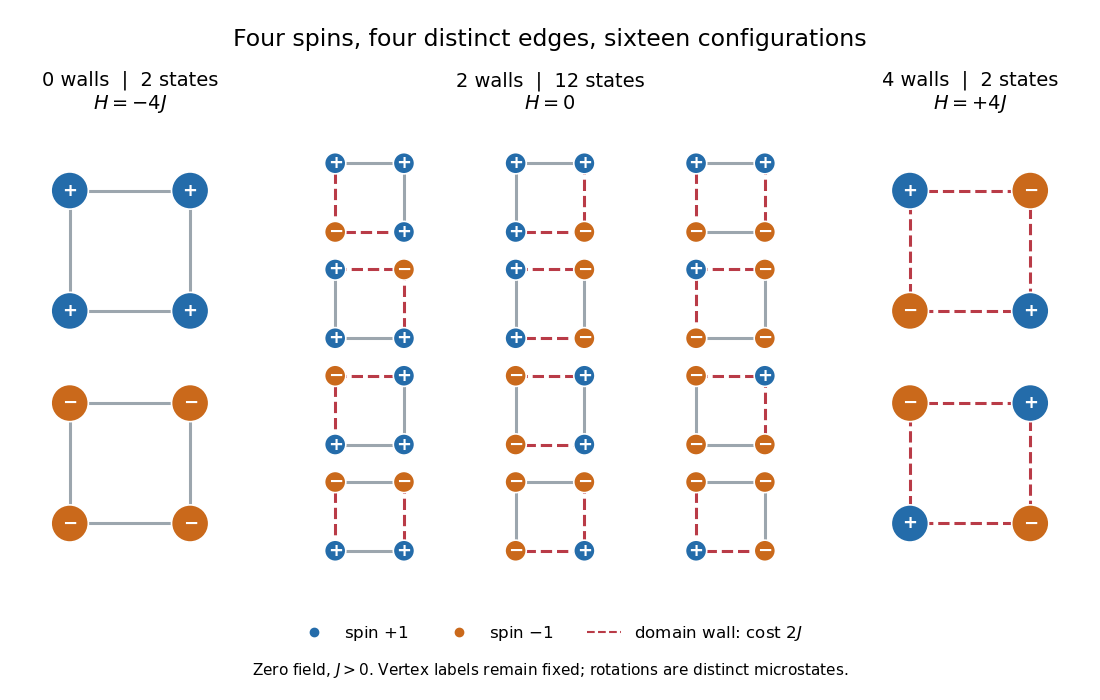

The Python source for this figure:
"""Enumerate the sixteen states of a four-edge classical Ising ring.

Tested with Python 3.14, matplotlib 3.10.7 and numpy 2.3.5.
Run from _media; the opaque PNG is written to the current directory.
"""

from itertools import product
from pathlib import Path

import matplotlib.pyplot as plt
from matplotlib.lines import Line2D
from matplotlib.patches import Circle
import numpy as np


def main():
    plt.rcParams.update({"font.size": 12, "figure.facecolor": "white"})
    states = {d: [] for d in (0, 2, 4)}
    for spins in product((1, -1), repeat=4):
        walls = sum(spins[i] != spins[(i + 1) % 4] for i in range(4))
        states[walls].append(spins)
    assert [len(states[d]) for d in (0, 2, 4)] == [2, 12, 2]

    fig = plt.figure(figsize=(11, 7), dpi=100, facecolor="white")
    fig.suptitle("Four spins, four distinct edges, sixteen configurations", y=0.96, fontsize=17)
    columns = fig.add_gridspec(1, 3, width_ratios=(1.1, 3.2, 1.1),
                              left=0.03, right=0.97, top=0.82, bottom=0.16, wspace=0.13)
    points = np.array([[-0.55, 0.55], [0.55, 0.55], [0.55, -0.55], [-0.55, -0.55]])
    for col, walls in enumerate((0, 2, 4)):
        panel = fig.add_subplot(columns[col])
        panel.axis("off")
        panel.set_title(f"{walls} walls  |  {len(states[walls])} states\n"
                        + {0: r"$H=-4J$", 2: r"$H=0$", 4: r"$H=+4J$"}[walls],
                        fontsize=14, pad=12)
        rows, cols = (4, 3) if walls == 2 else (2, 1)
        for n, spins in enumerate(states[walls]):
            row, smallcol = divmod(n, cols)
            height = 0.92 / rows
            width = 0.96 / cols
            y = 0.04 + (rows - row - 1) * height
            ax = panel.inset_axes([0.02 + smallcol * width, y, width, height])
            ax.set(xlim=(-0.85, 0.85), ylim=(-0.85, 0.85), aspect="equal")
            ax.axis("off")
            for i in range(4):
                j = (i + 1) % 4
                broken = spins[i] != spins[j]
                ax.plot(points[[i, j], 0], points[[i, j], 1],
                        color="#b93b47" if broken else "#9ca6ae",
                        linestyle="--" if broken else "-", linewidth=2.2, zorder=1)
            for (x, y), spin in zip(points, spins):
                ax.add_patch(Circle((x, y), 0.17,
                                   facecolor="#246caa" if spin == 1 else "#ca691b",
                                   edgecolor="white", linewidth=1.2, zorder=2))
                ax.text(x, y, "+" if spin == 1 else "−", color="white",
                        ha="center", va="center", fontsize=13, weight="bold", zorder=3)
    handles = [Line2D([], [], marker="o", linestyle="", color="#246caa", label=r"spin $+1$"),
               Line2D([], [], marker="o", linestyle="", color="#ca691b", label=r"spin $-1$"),
               Line2D([], [], linestyle="--", color="#b93b47", label=r"domain wall: cost $2J$")]
    fig.legend(handles=handles, loc="lower center", bbox_to_anchor=(0.5, 0.06), ncol=3, frameon=False)
    fig.text(0.5, 0.035, r"Zero field, $J>0$. Vertex labels remain fixed; rotations are distinct microstates.",
             ha="center", fontsize=11)
    fig.savefig(Path.cwd() / (Path(__file__).stem + ".png"), facecolor="white", transparent=False)
    plt.close(fig)


if __name__ == "__main__":
    main()
